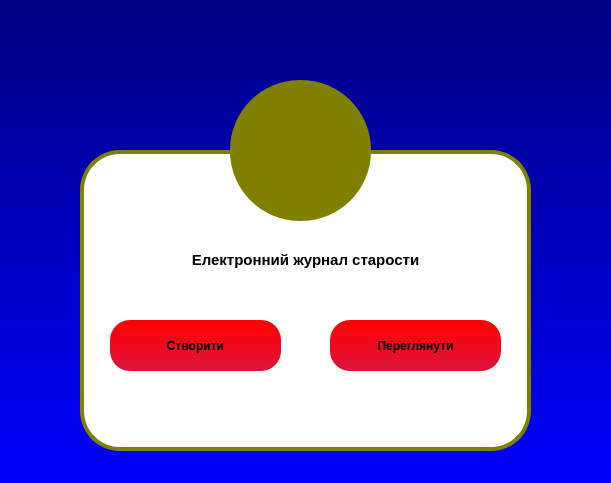
<?xml version="1.0" encoding="UTF-8"?>
<ui version="4.0">
 <class>MainWindow</class>
 <widget class="QMainWindow" name="MainWindow">
  <property name="geometry">
   <rect>
    <x>0</x>
    <y>0</y>
    <width>611</width>
    <height>483</height>
   </rect>
  </property>
  <property name="minimumSize">
   <size>
    <width>611</width>
    <height>483</height>
   </size>
  </property>
  <property name="maximumSize">
   <size>
    <width>611</width>
    <height>483</height>
   </size>
  </property>
  <property name="windowTitle">
   <string>MainWindow</string>
  </property>
  <property name="styleSheet">
   <string notr="true">QFrame
{
border: 4px solid olive;
border-radius: 40px;
background: white;
}
QMainWindow
{
	background: QLinearGradient(x1: 0, y1: 0, x2: 0, y2: 1, stop: 0 #000080, stop: 1 #0000FF);
	font-family: century gothic
}
QToolButton
{
	border-radius: 70px;
	background: #808000
}
QLabel
{
	border: 0px;
	font-weight: bold;
	font-size: 15px;
}
</string>
  </property>
  <widget class="QWidget" name="centralwidget">
   <widget class="QFrame" name="frame">
    <property name="geometry">
     <rect>
      <x>80</x>
      <y>150</y>
      <width>451</width>
      <height>301</height>
     </rect>
    </property>
    <property name="frameShape">
     <enum>QFrame::StyledPanel</enum>
    </property>
    <property name="frameShadow">
     <enum>QFrame::Raised</enum>
    </property>
    <widget class="QPushButton" name="pushButton">
     <property name="geometry">
      <rect>
       <x>30</x>
       <y>170</y>
       <width>171</width>
       <height>51</height>
      </rect>
     </property>
     <property name="styleSheet">
      <string notr="true">QPushButton
{
	background: #FF0000;
	border-radius: 20px;
	font-weight: bold;
	font-size: 12px;
	background: QLinearGradient(x1: 0, y1: 0, x2: 0, y2: 1, stop: 0 #FF0000, stop: 1 #DC143C)
	
}</string>
     </property>
     <property name="text">
      <string>Створити</string>
     </property>
     <property name="shortcut">
      <string/>
     </property>
    </widget>
    <widget class="QPushButton" name="pushButton_2">
     <property name="geometry">
      <rect>
       <x>250</x>
       <y>170</y>
       <width>171</width>
       <height>51</height>
      </rect>
     </property>
     <property name="styleSheet">
      <string notr="true">QPushButton
{
	background: #FF0000;
	border-radius: 20px;
	font-weight: bold;
	font-size: 12px;
	background: QLinearGradient(x1: 0, y1: 0, x2: 0, y2: 1, stop: 0 #FF0000, stop: 1 #DC143C)
	
}</string>
     </property>
     <property name="text">
      <string>Переглянути</string>
     </property>
     <property name="autoDefault">
      <bool>false</bool>
     </property>
     <property name="flat">
      <bool>false</bool>
     </property>
    </widget>
    <widget class="QLabel" name="label">
     <property name="geometry">
      <rect>
       <x>30</x>
       <y>100</y>
       <width>391</width>
       <height>20</height>
      </rect>
     </property>
     <property name="frameShape">
      <enum>QFrame::NoFrame</enum>
     </property>
     <property name="frameShadow">
      <enum>QFrame::Plain</enum>
     </property>
     <property name="text">
      <string>Електронний журнал старости</string>
     </property>
     <property name="alignment">
      <set>Qt::AlignCenter</set>
     </property>
    </widget>
   </widget>
   <widget class="QToolButton" name="toolButton">
    <property name="geometry">
     <rect>
      <x>230</x>
      <y>80</y>
      <width>141</width>
      <height>141</height>
     </rect>
    </property>
    <property name="text">
     <string/>
    </property>
    <property name="icon">
     <iconset>
      <normaloff>new_log.png</normaloff>new_log.png</iconset>
    </property>
    <property name="iconSize">
     <size>
      <width>300</width>
      <height>300</height>
     </size>
    </property>
   </widget>
  </widget>
 </widget>
 <resources/>
 <connections/>
</ui>
